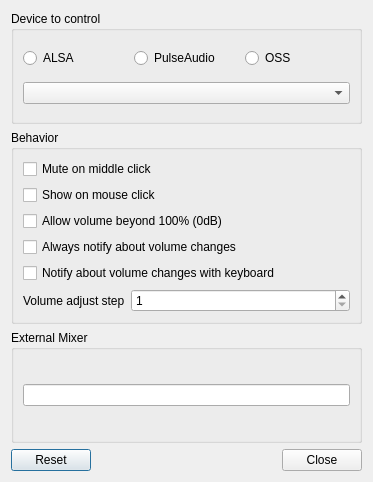
<?xml version="1.0" encoding="UTF-8"?>
<ui version="4.0">
 <class>LXQtVolumeConfiguration</class>
 <widget class="QDialog" name="LXQtVolumeConfiguration">
  <property name="geometry">
   <rect>
    <x>0</x>
    <y>0</y>
    <width>373</width>
    <height>482</height>
   </rect>
  </property>
  <property name="windowTitle">
   <string>Volume Control Settings</string>
  </property>
  <layout class="QGridLayout" name="gridLayout">
   <item row="0" column="0">
    <widget class="QGroupBox" name="groupBox">
     <property name="title">
      <string>Device to control</string>
     </property>
     <layout class="QVBoxLayout" name="verticalLayout_2">
      <item>
       <layout class="QHBoxLayout" name="horizontalLayout_2">
        <item>
         <widget class="QRadioButton" name="alsaRadioButton">
          <property name="text">
           <string>ALSA</string>
          </property>
         </widget>
        </item>
        <item>
         <widget class="QRadioButton" name="pulseAudioRadioButton">
          <property name="text">
           <string>PulseAudio</string>
          </property>
         </widget>
        </item>
        <item>
         <widget class="QRadioButton" name="ossRadioButton">
          <property name="text">
           <string>OSS</string>
          </property>
         </widget>
        </item>
       </layout>
      </item>
      <item>
       <widget class="QComboBox" name="devAddedCombo"/>
      </item>
     </layout>
    </widget>
   </item>
   <item row="1" column="0">
    <widget class="QGroupBox" name="groupBox_2">
     <property name="title">
      <string>Behavior</string>
     </property>
     <layout class="QVBoxLayout" name="verticalLayout_3">
      <item>
       <widget class="QCheckBox" name="muteOnMiddleClickCheckBox">
        <property name="text">
         <string>Mute on middle click</string>
        </property>
       </widget>
      </item>
      <item>
       <widget class="QCheckBox" name="showOnClickCheckBox">
        <property name="text">
         <string>Show on mouse click</string>
        </property>
       </widget>
      </item>
      <item>
       <widget class="QCheckBox" name="ignoreMaxVolumeCheckBox">
        <property name="text">
         <string>Allow volume beyond 100% (0dB)</string>
        </property>
       </widget>
      </item>
      <item>
       <widget class="QCheckBox" name="allwaysShowNotificationsCheckBox">
        <property name="text">
         <string>Always notify about volume changes</string>
        </property>
       </widget>
      </item>
      <item>
       <widget class="QCheckBox" name="showKeyboardNotificationsCheckBox">
        <property name="text">
         <string>Notify about volume changes with keyboard</string>
        </property>
       </widget>
      </item>
      <item>
       <layout class="QHBoxLayout" name="horizontalLayout">
        <item>
         <widget class="QLabel" name="label">
          <property name="sizePolicy">
           <sizepolicy hsizetype="Maximum" vsizetype="Preferred">
            <horstretch>0</horstretch>
            <verstretch>0</verstretch>
           </sizepolicy>
          </property>
          <property name="text">
           <string>Volume adjust step</string>
          </property>
         </widget>
        </item>
        <item>
         <widget class="QSpinBox" name="stepSpinBox">
          <property name="minimum">
           <number>1</number>
          </property>
         </widget>
        </item>
       </layout>
      </item>
     </layout>
    </widget>
   </item>
   <item row="2" column="0">
    <widget class="QGroupBox" name="groupBox_3">
     <property name="title">
      <string>External Mixer</string>
     </property>
     <layout class="QVBoxLayout" name="verticalLayout_4">
      <item>
       <widget class="QLineEdit" name="mixerLineEdit"/>
      </item>
     </layout>
    </widget>
   </item>
   <item row="3" column="0">
    <layout class="QHBoxLayout" name="horizontalLayout_3">
     <item>
      <widget class="QDialogButtonBox" name="buttonBox_1">
       <property name="orientation">
        <enum>Qt::Horizontal</enum>
       </property>
       <property name="standardButtons">
        <set>QDialogButtonBox::Reset</set>
       </property>
      </widget>
     </item>
     <item>
      <spacer name="horizontalSpacer">
       <property name="orientation">
        <enum>Qt::Horizontal</enum>
       </property>
       <property name="sizeHint" stdset="0">
        <size>
         <width>40</width>
         <height>20</height>
        </size>
       </property>
      </spacer>
     </item>
     <item>
      <spacer name="horizontalSpacer_2">
       <property name="orientation">
        <enum>Qt::Horizontal</enum>
       </property>
       <property name="sizeHint" stdset="0">
        <size>
         <width>40</width>
         <height>20</height>
        </size>
       </property>
      </spacer>
     </item>
     <item>
      <widget class="QDialogButtonBox" name="buttonBox_2">
       <property name="orientation">
        <enum>Qt::Horizontal</enum>
       </property>
       <property name="standardButtons">
        <set>QDialogButtonBox::Close</set>
       </property>
      </widget>
     </item>
    </layout>
   </item>
  </layout>
 </widget>
 <resources/>
 <connections>
  <connection>
   <sender>buttonBox_1</sender>
   <signal>accepted()</signal>
   <receiver>LXQtVolumeConfiguration</receiver>
   <slot>accept()</slot>
   <hints>
    <hint type="sourcelabel">
     <x>248</x>
     <y>254</y>
    </hint>
    <hint type="destinationlabel">
     <x>157</x>
     <y>274</y>
    </hint>
   </hints>
  </connection>
  <connection>
   <sender>buttonBox_1</sender>
   <signal>rejected()</signal>
   <receiver>LXQtVolumeConfiguration</receiver>
   <slot>reject()</slot>
   <hints>
    <hint type="sourcelabel">
     <x>316</x>
     <y>260</y>
    </hint>
    <hint type="destinationlabel">
     <x>286</x>
     <y>274</y>
    </hint>
   </hints>
  </connection>
 </connections>
</ui>
